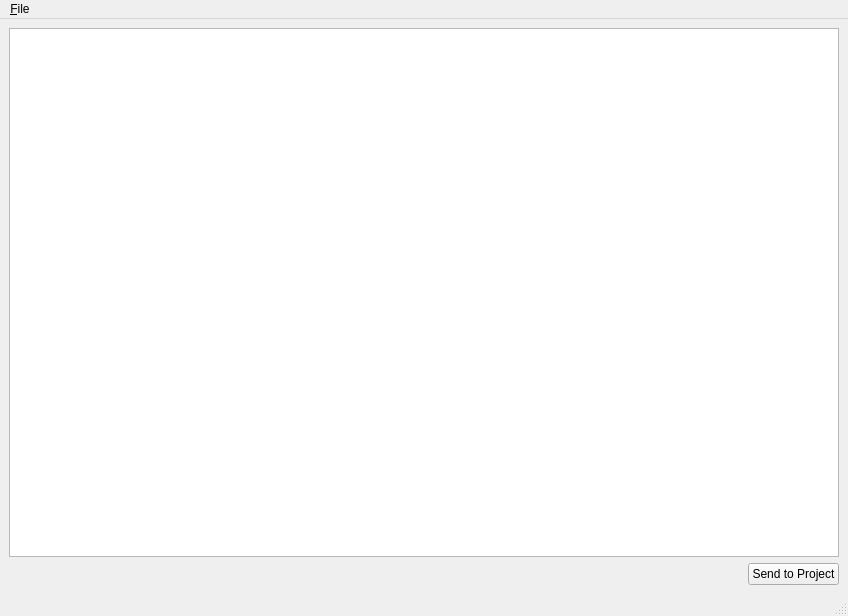
<?xml version="1.0" encoding="UTF-8"?>
<ui version="4.0">
 <class>OPLImportDialog</class>
 <widget class="QMainWindow" name="OPLImportDialog">
  <property name="geometry">
   <rect>
    <x>0</x>
    <y>0</y>
    <width>848</width>
    <height>616</height>
   </rect>
  </property>
  <property name="windowTitle">
   <string>Import FM Patches</string>
  </property>
  <widget class="QWidget" name="centralwidget">
   <layout class="QGridLayout" name="gridLayout">
    <item row="0" column="0" colspan="2">
     <widget class="TableView" name="patchTableView"/>
    </item>
    <item row="1" column="0">
     <spacer name="horizontalSpacer">
      <property name="orientation">
       <enum>Qt::Horizontal</enum>
      </property>
      <property name="sizeHint" stdset="0">
       <size>
        <width>731</width>
        <height>20</height>
       </size>
      </property>
     </spacer>
    </item>
    <item row="1" column="1">
     <widget class="QPushButton" name="sendButton">
      <property name="text">
       <string>Send to Project</string>
      </property>
     </widget>
    </item>
   </layout>
  </widget>
  <widget class="QMenuBar" name="menubar">
   <property name="geometry">
    <rect>
     <x>0</x>
     <y>0</y>
     <width>848</width>
     <height>20</height>
    </rect>
   </property>
   <widget class="QMenu" name="menu_File">
    <property name="title">
     <string>&amp;File</string>
    </property>
    <addaction name="actionOpen"/>
    <addaction name="actionSave"/>
    <addaction name="actionSaveAll"/>
    <addaction name="separator"/>
    <addaction name="actionClose"/>
   </widget>
   <addaction name="menu_File"/>
  </widget>
  <widget class="QStatusBar" name="statusbar"/>
  <action name="actionOpen">
   <property name="text">
    <string>&amp;Open</string>
   </property>
  </action>
  <action name="actionSave">
   <property name="text">
    <string>&amp;Save</string>
   </property>
  </action>
  <action name="actionSaveAll">
   <property name="text">
    <string>Save &amp;All</string>
   </property>
  </action>
  <action name="actionClose">
   <property name="text">
    <string>&amp;Close</string>
   </property>
  </action>
 </widget>
 <customwidgets>
  <customwidget>
   <class>TableView</class>
   <extends>QTableView</extends>
   <header>tools/fmimport/tableview.h</header>
  </customwidget>
 </customwidgets>
 <resources/>
 <connections/>
</ui>
